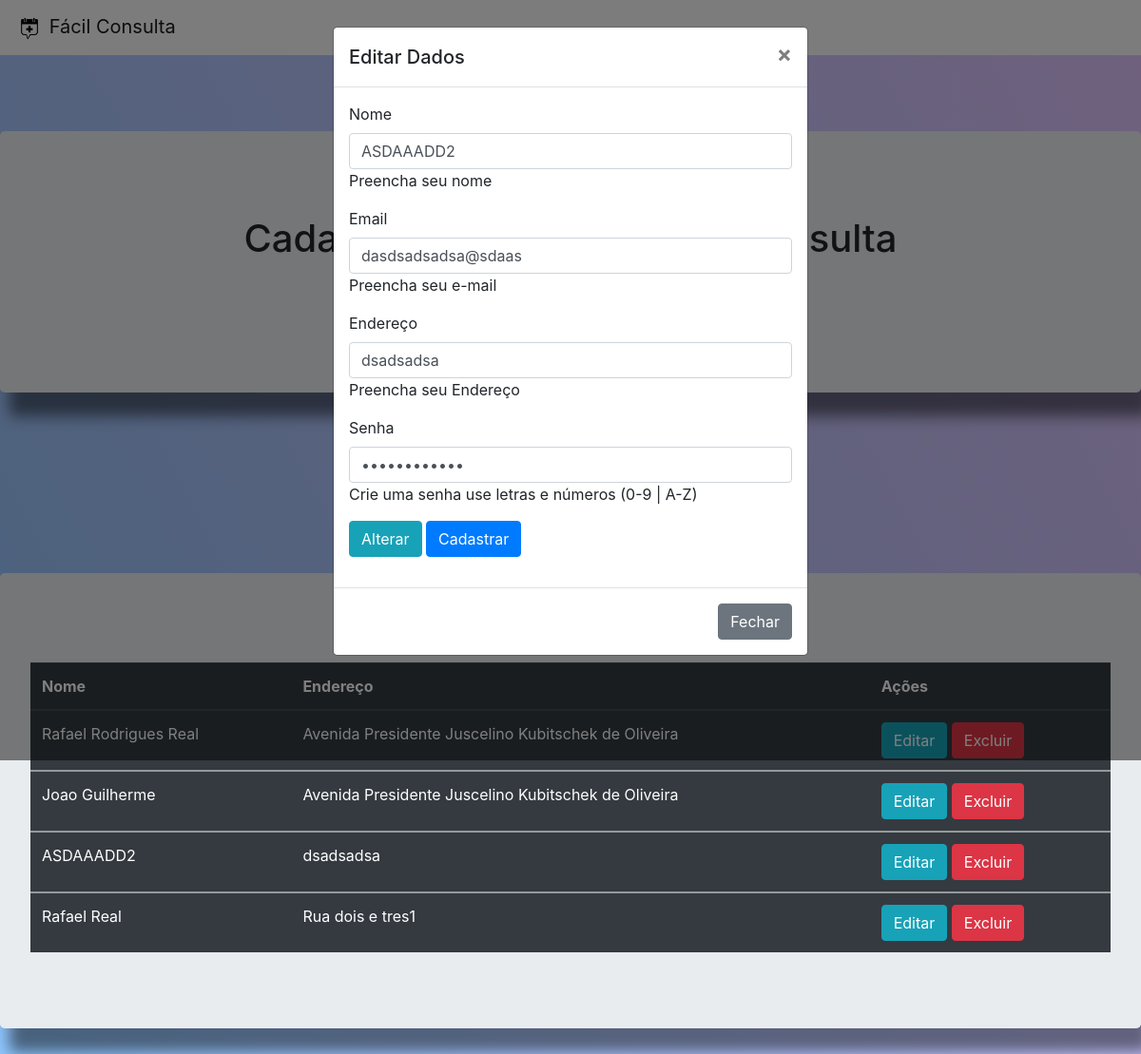
The app's page /?edit=34 with its own data.
### src/config.php (called while the page is built, shortened)
<?php
        $mysqli = new mysqli('localhost', 'root', '', 'crud' )or die(mysqli_error($mysqli));
     if (isset($_GET['edit'])){
        $id = $_GET['edit'];
        $result = $mysqli->query("SELECT * FROM `banco-dados` WHERE `id`='$id' ") or die ($msqli->error());
        if($result->num_rows){
        $jumbotron = $result->fetch_array();
            $nome = $jumbotron["nome"];
            $email = $jumbotron["email"];
            $senha = $jumbotron["senha"];
            $endereco_consultorio = $jumbotron["endereco_consultorio"];
        }
    }
        ?>

### index.php (the view, shortened to what this page needs)
<!DOCTYPE html>
<html lang="en">
<head>
<link rel="stylesheet" media="screen" href="https://stackpath.bootstrapcdn.com/bootstrap/4.4.1/css/bootstrap.min.css"/>
<link rel="stylesheet" media="screen" href="src/model/css/style.css"/>
<head>
</head>
<nav class="navbar navbar-expand-lg navbar-light bg-light">
    <div class="navbar-header">
        <a class="navbar-brand" href="#">
            <img src="src/img/icon.png" width="30" height="30" class="" alt=""/> Fácil Consulta
        </a>
    </div>
</nav>
<?php require_once 'src/config.php'; ?>
<?php
        $mysqli = new mysqli('localhost', 'root', '', 'crud') or die(mysqli_error($mysqli));
            $result = $mysqli->query(" SELECT * FROM `banco-dados` ") or die($mysqli->error);
        ?>
<body class="panel-body">
<div class="jumbotron login">
        	<span class="container text-center align-middle">
        		<h1>
                    Cadastro de Médicos Fácil Consulta
                </h1>
        		<p>Seja bem-vindo a nossa plataforma!</p>
        	</span>
</div>
    <div class="d-flex justify-content-center">
            <div class="row" style="margin-top: 30px">
                <div class="col">
                    <button type="button" class="btn btn-primary btn-lg " data-toggle="modal" data-target="#exampleModal">Criar Cadastro</button>
                </div>
            </div>
    </div>
<div class="modal fade" id="exampleModal" tabindex="-1" role="dialog" aria-labelledby="exampleModalLabel" aria-hidden="false">
    <div class="modal-dialog" role="document">
        <div class="modal-content">
            <div class="modal-header">
                <h5 class="modal-title" id="myModalTitle">Editar Dados</h5>
                <button type="button" class="close" data-dismiss="modal" aria-label="Close">
                    <span aria-hidden="true">&times;</span>
                </button>
            </div>
            <div class="modal-body" id="myModalBody">
                <form action="src/config.php" method="POST" data-toggle="validator" role="form" id="MyForm">
                    <div class="form-group has-feedback">
                        <label for="nome" class="control-label">Nome</label>
                        <div class="input-group">
                            <input type="text"
                                   minlength="6"
                                   class="form-control"
                                   name="nome"
                                   placeholder="Ex.: João Maria"
                                   value="<?php echo $nome ?>"
                                   required/>
                        </div>
                        <div class="help-block with-errors">Preencha seu nome</div>
                    </div>
                    <div class="form-group has-feedback">
                        <label for="email" class="control-label">Email</label>
                        <div class="input-group">
                            <input type="email"
                                   minlength="6"
                                   class="form-control"
                                   name="email"
                                   placeholder="seu@email.com"
                                   value="<?php echo $email ?>"
                                   required/>
                        </div>
                        <div class="help-block with-errors">Preencha seu e-mail</div>
                    </div>
                    <div class="form-group has-feedback">
                        <label for="endereco_consultorio" class="control-label">Endereço</label>
                        <div class="input-group">
                            <input type="text"
                                   minlength="6"
                                   class="form-control"
                                   name="endereco_consultorio"
                                   placeholder="Av. principal, 2"
                                   value="<?php echo $endereco_consultorio ?>"
                                   required/>
                        </div>
                        <div class="help-block with-errors">Preencha seu Endereço</div>
                    </div>
                    <div class="form-group has-feedback">
                        <label for="senha1" class="control-label">Senha</label>
                        <div class="input-group">
                            <input type="password"
                                   minlength="6"
                                   class="form-control"
                                   name="senha"
                                   placeholder="Sua senha"
                                   value="<?php echo $senha ?>"
                                   required/>
                        </div>
                        <div class="help-block with-errors">Crie uma senha use letras e números (0-9 | A-Z)</div>
                    </div>
                    <div class="form-group">
                        <button type="submit" name='update' class="btn btn-info">Alterar</button>
                        <button type="submit" name='save' class="btn btn-primary">Cadastrar</button>
                    </div>
                </form>
            </div>
            <div class="modal-footer">
                <button type="button" class="btn btn-secondary" data-dismiss="modal">Fechar</button>
            </div>
        </div>
    </div>
</div>
            <div class="jumbotron align-middle login">
                <table class="table table-hover table-dark table-style">
                    <thead>
                    <tr>
                        <th scope="col">Nome</th>
                        <th scope="col">Endereço</th>
                        <th scope="col align-middle">Ações</th>
                    </tr>
                    </thead>
                    <?php
                            while ($jumbotron = $result->fetch_assoc()): ?>
                    <tbody>
                    <tr class="align-middle">
                        <td><?php echo $jumbotron['nome']; ?></td>
                        <td><?php echo $jumbotron['endereco_consultorio']; ?></td>
                        <td><a href="?edit=<?php echo $jumbotron['id']; ?>"
                               name="edit"
                               class="btn btn-info btn-panel"
                               id="editar"
                        >Editar</a>
                            <a
                                href="src/config.php?delete=<?php echo $jumbotron['id'];?>"
                                name='delete'
                                class="btn btn-danger">Excluir</a></td>
                    </tr>
                    <?php endwhile; ?>
                </table>
            </div>
</body>
</html>

### src/model/css/style.css (style rules this page uses)
body { background-color: #21D4FD; background-image: linear-gradient(19deg, #21D4FD 0%, #B721FF 100%); }
.panel-body { background-color: #8EC5FC; background-image: linear-gradient(62deg, #8EC5FC 0%, #E0C3FC 100%); }
.login { margin-top: 80px; box-shadow: 10px 25px 15px rgba(0, 0, 0, 0.5); }
.table-style { margin-top: 30px; }

### records on screen
banco-dados: nome "ASDAAADD2", email "dasdsadsadsa@sdaas", endereco_consultorio "dsadsadsa"
banco-dados: nome "Rafael Rodrigues Real", endereco_consultorio "Avenida Presidente Juscelino Kubitschek de Oliveira"
banco-dados: nome "Joao Guilherme", endereco_consultorio "Avenida Presidente Juscelino Kubitschek de Oliveira"
banco-dados: nome "Rafael Real", endereco_consultorio "Rua dois e tres1"
